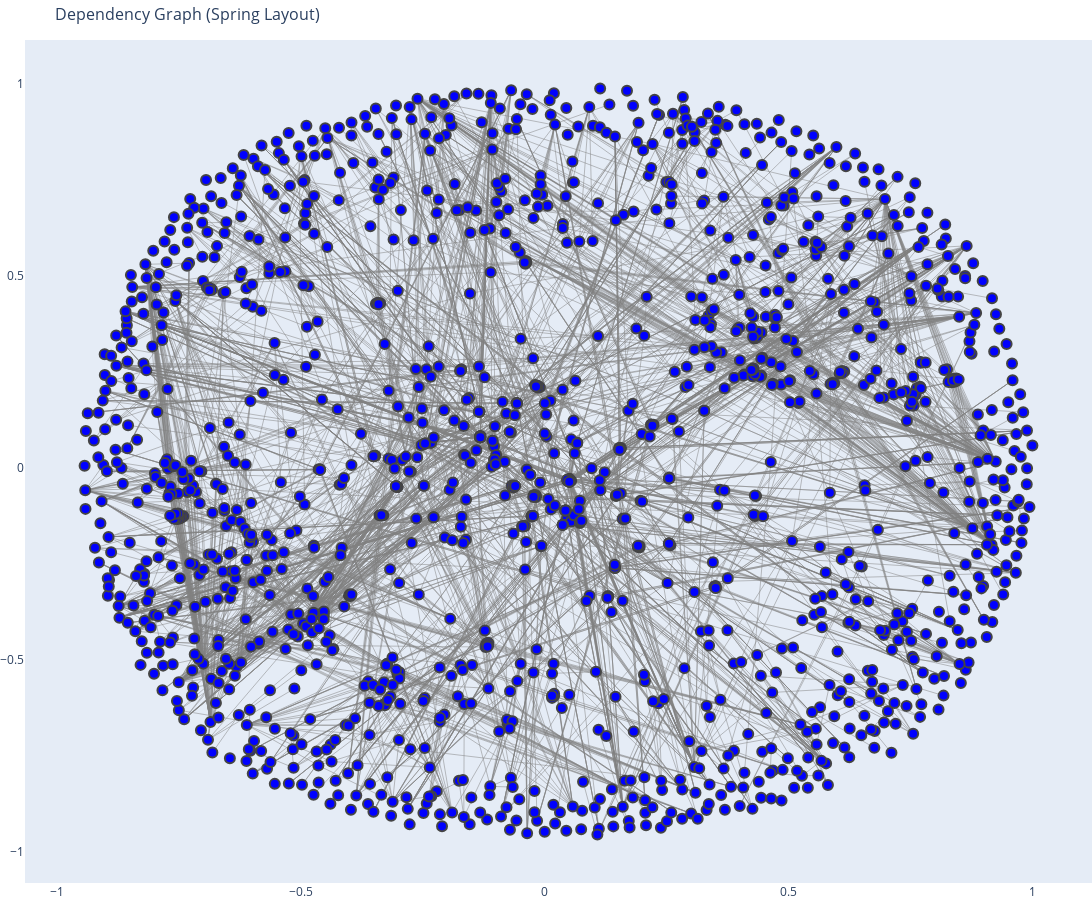
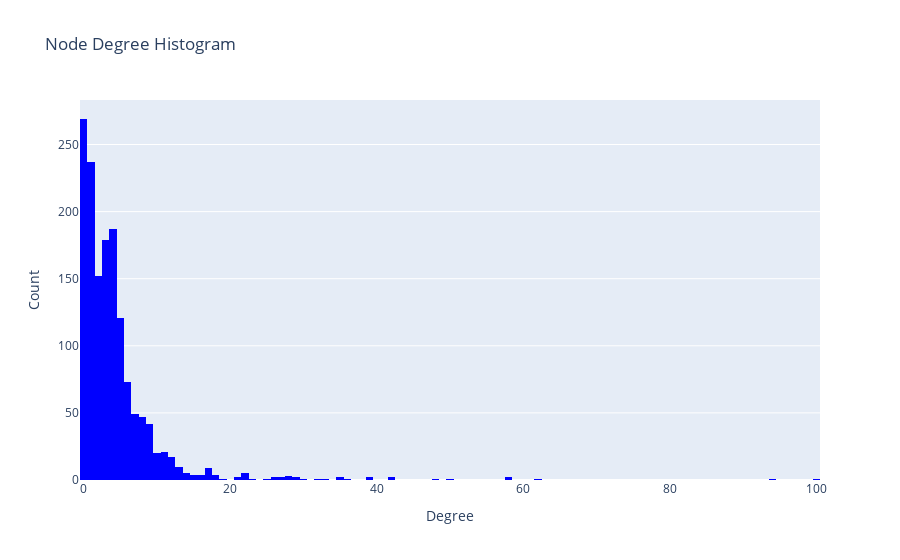
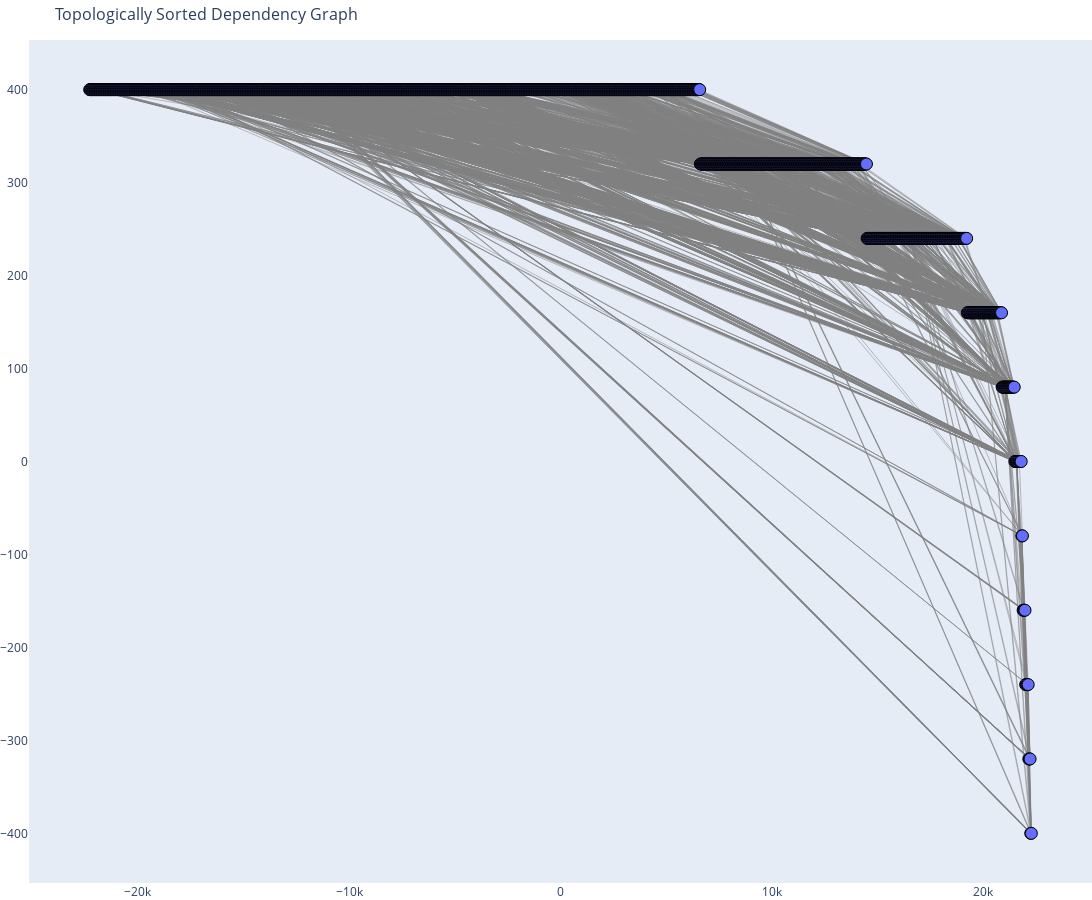

Notebook cell for these charts, in order:
### Code cell
dpdFilePath: str = r"C:\Users\User\Documents\GitHub\autoformalization\src\dataset\dependency_graph\dgraph.dpd"

G = createGraphFromDpd(dpdFilePath)

plotGraphSpringLayout(G, title="Dependency Graph (Spring Layout)")

plotNodeDegreeHistogram(dpdFilePath)

plotTopologicallySortedGraph(dpdFilePath)

### Figure 1 — Plotly figure (JSON) as saved in the notebook; plotly's stock layout.template omitted (floating-point values rounded to 4 significant figures; data arrays with more than 128 entries replaced by an {"elided": "..."} marker saying what was removed)
{"data": [{"hoverinfo": "none", "line": {"color": "gray", "width": 0.5}, "mode": "lines", "type": "scatter", "x": {"elided": "9675 float values"}, "y": {"elided": "9675 float values"}}, {"hoverinfo": "text", "marker": {"color": "blue", "line": {"width": 2}, "size": 10}, "mode": "markers", "text": {"elided": "1486 str values"}, "type": "scatter", "x": {"elided": "1486 float values"}, "y": {"elided": "1486 float values"}}], "layout": {"height": 900, "hovermode": "closest", "margin": {"b": 0, "l": 0, "r": 0, "t": 40}, "showlegend": false, "title": {"font": {"size": 16}, "text": "Dependency Graph (Spring Layout)"}, "width": 1600, "xaxis": {"showgrid": false, "zeroline": false}, "yaxis": {"showgrid": false, "zeroline": false}}}

### Figure 2 — Plotly figure (JSON) as saved in the notebook; plotly's stock layout.template omitted (floating-point values rounded to 4 significant figures; data arrays with more than 128 entries replaced by an {"elided": "..."} marker saying what was removed)
{"data": [{"marker": {"color": "blue"}, "nbinsx": 101, "type": "histogram", "x": {"elided": "1486 int values"}}], "layout": {"title": {"text": "Node Degree Histogram"}, "xaxis": {"title": {"text": "Degree"}}, "yaxis": {"title": {"text": "Count"}}}}

### Figure 3 — Plotly figure (JSON) as saved in the notebook; plotly's stock layout.template omitted (floating-point values rounded to 4 significant figures; data arrays with more than 128 entries replaced by an {"elided": "..."} marker saying what was removed)
{"data": [{"hoverinfo": "none", "line": {"color": "gray", "width": 0.5}, "mode": "lines", "type": "scatter", "x": {"elided": "9675 int values"}, "y": {"elided": "9675 int values"}}, {"hoverinfo": "text", "marker": {"color": {"elided": "1486 str values"}, "line": {"color": "black", "width": 1}, "size": 12}, "mode": "markers", "text": {"elided": "1486 str values"}, "type": "scatter", "x": {"elided": "1486 int values"}, "y": {"elided": "1486 int values"}}], "layout": {"height": 900, "hovermode": "closest", "margin": {"b": 0, "l": 0, "r": 0, "t": 40}, "showlegend": false, "title": {"font": {"size": 16}, "text": "Topologically Sorted Dependency Graph"}, "width": 1600, "xaxis": {"showgrid": false, "zeroline": false}, "yaxis": {"showgrid": false, "zeroline": false}}}
